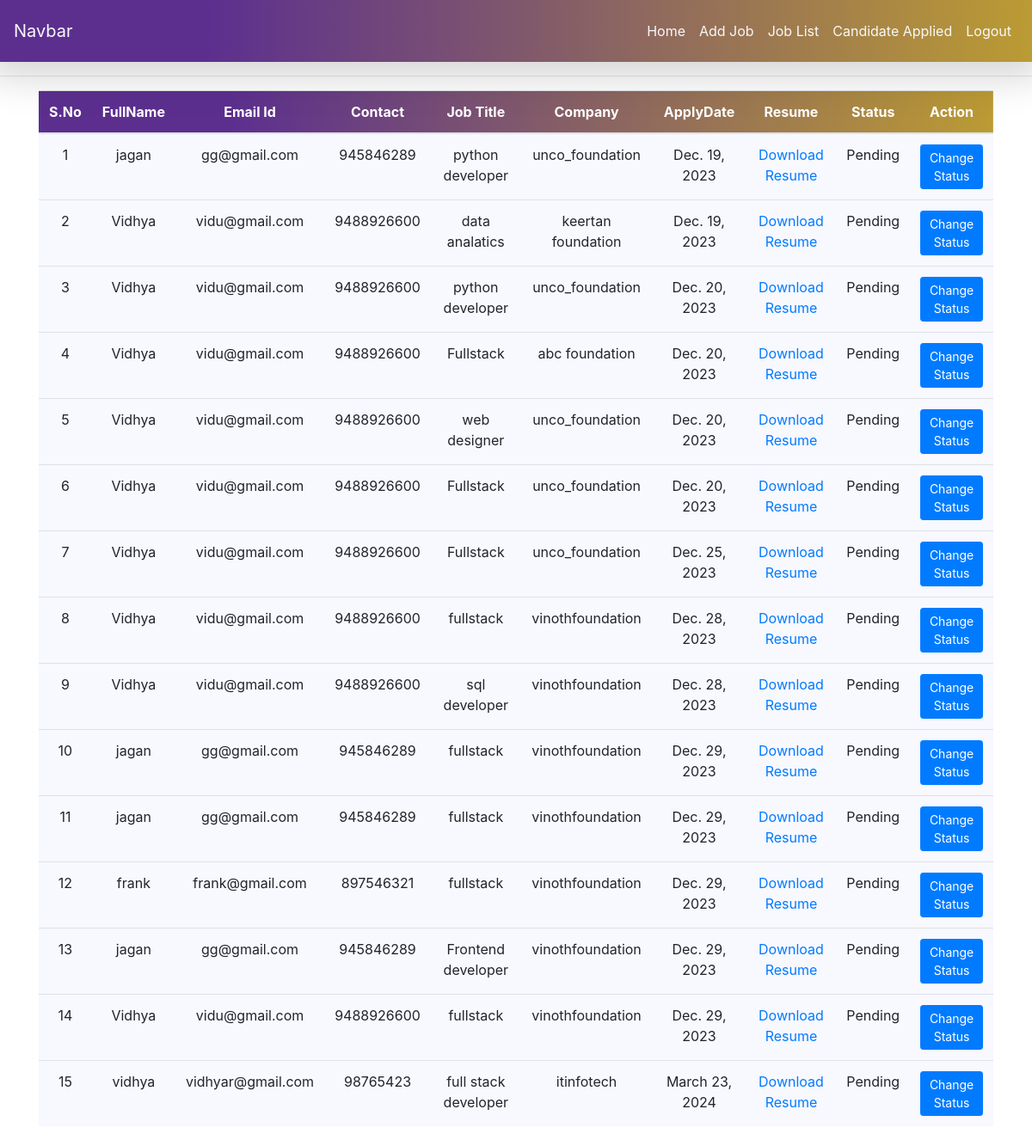
/pendingcandidate/ (signed in), run on the app's committed database.
### app1/models.py (models this page shows, shortened)
class Apply(models.Model):
    job=models.ForeignKey(Job,on_delete=models.CASCADE)
    jsuser=models.ForeignKey(jobskrsignup,on_delete=models.CASCADE)
    resume=models.FileField(null=True)
    applydate=models.DateField()
    status = models.CharField(max_length=20, default='Pending')

class jobskrsignup(models.Model):
    user = models.ForeignKey(User,on_delete=models.CASCADE)
    mobile = models.IntegerField(max_length=15,null=True)
    gender = models.CharField(max_length=15,null=True)
    type = models.CharField(max_length=15,null=True)

class Job(models.Model):
    recruiter = models.ForeignKey(emprsignup,on_delete=models.CASCADE)
    startdate=models.DateField()
    enddate= models.DateField()
    title= models.CharField(max_length=100)
    salary= models.FloatField(max_length=20)
    description= models.CharField(max_length=300)
    experiance= models.CharField(max_length=50)
    location= models.CharField(max_length=100)
    skills= models.CharField(max_length=100)
    workmode = models.CharField(max_length=20,null=True)
    creationdate= models.DateField()

class emprsignup(models.Model):
    user = models.ForeignKey(User,on_delete=models.CASCADE)
    company=models.CharField(max_length=100,null=True)
    mobile = models.IntegerField(max_length=15,null=True)
    type = models.CharField(max_length=15,null=True)

### app1/views.py (the view)
# urls.py: path('pendingcandidate/',views.pendingcandidate,name='pendingcandidate'),
def pendingcandidate(request):
    if not request.user.is_authenticated:
        return redirect('emprlogin')
    data=Apply.objects.filter(status='Pending')
    d={'data':data}
    return render(request,'empr/pendingcandidate.html',d)

### templates/empr/pendingcandidate.html (shortened to what this page needs)
<!DOCTYPE html>
<html lang="en">
<head>
    <link rel="stylesheet" href="https://stackpath.bootstrapcdn.com/bootstrap/4.5.2/css/bootstrap.min.css">
</head>
<body>
    <div class="menu-bar">
    <nav class="navbar navbar-expand-lg p-3 row shadow-lg" >
        <div class="container-fluid">
          <a class="navbar-brand text-light" href="#">Navbar</a>
          <div class="collapse navbar-collapse justify-content-end" id="navbarNav">
            <ul class="navbar-nav">
              <li class="nav-item">
                <a class="nav-link  text-light" href="/emprhome/">Home</a>
              </li>
              <li class="nav-item">
                <a class="nav-link text-light" href="/addjob/addjob/">Add Job</a>
              </li>
              <li class="nav-item">
                <a class="nav-link  text-light" href="/joblist/joblist/">Job List</a>
              </li>
              <li class="nav-item">
                <a class="nav-link  text-light" href="/apcandidate/">Candidate Applied</a>
              </li>
              <li class="nav-item">
                <a class="nav-link text-light" href="/logout/">Logout</a>
              </li>
            </ul>
          </div>
        </div>
      </nav>
    </div>
      <hr>
    <div class="container">
        <table class="table table-hover" id="example">
            <thead>
                <tr style="background-image: linear-gradient(to right,#5c2f8f 20%,#bb9b33); color:white">
                    <th>S.No</th>
                    <th>FullName</th>
                    <th>Email Id</th>
                    <th>Contact</th>
                    <th>Job Title</th>
                    <th>Company</th>
                    <th>ApplyDate</th>
                    <th>Resume</th>
                    <th>Status</th>
                    <th>Action</th>
                </tr>
            </thead>
            <tbody>
                {% for i in data %}
                <tr style="background-color:ghostwhite">
                    <td>{{ forloop.counter }}</td>
                    <td>{{ i.jsuser.user.first_name }}</td>
                    <td>{{ i.jsuser.user.username }}</td>
                    <td>{{ i.jsuser.mobile }}</td>
                    <td>{{ i.job.title }}</td>
                    <td>{{ i.job.recruiter.company }}</td>
                    <td>{{ i.applydate }}</td>
                    <td><a href="{{ i.resume.url }}">Download Resume</a></td>
                    <td>{{ i.status }}</td>
                    <td><a href="/changestatus/" class="btn btn-primary btn-sm">Change Status</a></td>                </tr>
            {% endfor %}
            </tbody>
        </table>
    </div>
</body>
</html>

### templates/empr/pendingcandidate.html (style rules this page uses)
tr { text-align:center }
.menu-bar { background-image: linear-gradient(to right,#5c2f8f 20%,#bb9b33); }

### data on the page
Apply: jsuser.user.first_name "jagan", jsuser.user.username "gg@gmail.com", jsuser.mobile "945846289", job "python developer", job.recruiter.company "unco_foundation", applydate "Dec. 19, 2023", status "Pending"
Apply: jsuser.user.first_name "Vidhya", jsuser.user.username "vidu@gmail.com", jsuser.mobile "9488926600", job "data analatics", job.recruiter.company "keertan foundation", applydate "Dec. 19, 2023", status "Pending"
Apply: jsuser.user.first_name "Vidhya", jsuser.user.username "vidu@gmail.com", jsuser.mobile "9488926600", job "python developer", job.recruiter.company "unco_foundation", applydate "Dec. 20, 2023", status "Pending"
Apply: jsuser.user.first_name "Vidhya", jsuser.user.username "vidu@gmail.com", jsuser.mobile "9488926600", job "Fullstack", job.recruiter.company "abc foundation", applydate "Dec. 20, 2023", status "Pending"
Apply: jsuser.user.first_name "Vidhya", jsuser.user.username "vidu@gmail.com", jsuser.mobile "9488926600", job "web designer", job.recruiter.company "unco_foundation", applydate "Dec. 20, 2023", status "Pending"
Apply: jsuser.user.first_name "Vidhya", jsuser.user.username "vidu@gmail.com", jsuser.mobile "9488926600", job "Fullstack", job.recruiter.company "unco_foundation", applydate "Dec. 20, 2023", status "Pending"
Apply: jsuser.user.first_name "Vidhya", jsuser.user.username "vidu@gmail.com", jsuser.mobile "9488926600", job "Fullstack", job.recruiter.company "unco_foundation", applydate "Dec. 25, 2023", status "Pending"
Apply: jsuser.user.first_name "Vidhya", jsuser.user.username "vidu@gmail.com", jsuser.mobile "9488926600", job "fullstack", job.recruiter.company "vinothfoundation", applydate "Dec. 28, 2023", status "Pending"
Apply: jsuser.user.first_name "Vidhya", jsuser.user.username "vidu@gmail.com", jsuser.mobile "9488926600", job "sql developer", job.recruiter.company "vinothfoundation", applydate "Dec. 28, 2023", status "Pending"
Apply: jsuser.user.first_name "jagan", jsuser.user.username "gg@gmail.com", jsuser.mobile "945846289", job "fullstack", job.recruiter.company "vinothfoundation", applydate "Dec. 29, 2023", status "Pending"
Apply: jsuser.user.first_name "jagan", jsuser.user.username "gg@gmail.com", jsuser.mobile "945846289", job "fullstack", job.recruiter.company "vinothfoundation", applydate "Dec. 29, 2023", status "Pending"
Apply: jsuser.user.first_name "frank", jsuser.user.username "frank@gmail.com", jsuser.mobile "897546321", job "fullstack", job.recruiter.company "vinothfoundation", applydate "Dec. 29, 2023", status "Pending"
Apply: jsuser.user.first_name "jagan", jsuser.user.username "gg@gmail.com", jsuser.mobile "945846289", job "Frontend developer", job.recruiter.company "vinothfoundation", applydate "Dec. 29, 2023", status "Pending"
Apply: jsuser.user.first_name "Vidhya", jsuser.user.username "vidu@gmail.com", jsuser.mobile "9488926600", job "fullstack", job.recruiter.company "vinothfoundation", applydate "Dec. 29, 2023", status "Pending"
Apply: jsuser.user.first_name "vidhya", jsuser.user.username "vidhyar@gmail.com", jsuser.mobile "98765423", job "full stack developer", job.recruiter.company "itinfotech", applydate "March 23, 2024", status "Pending"
